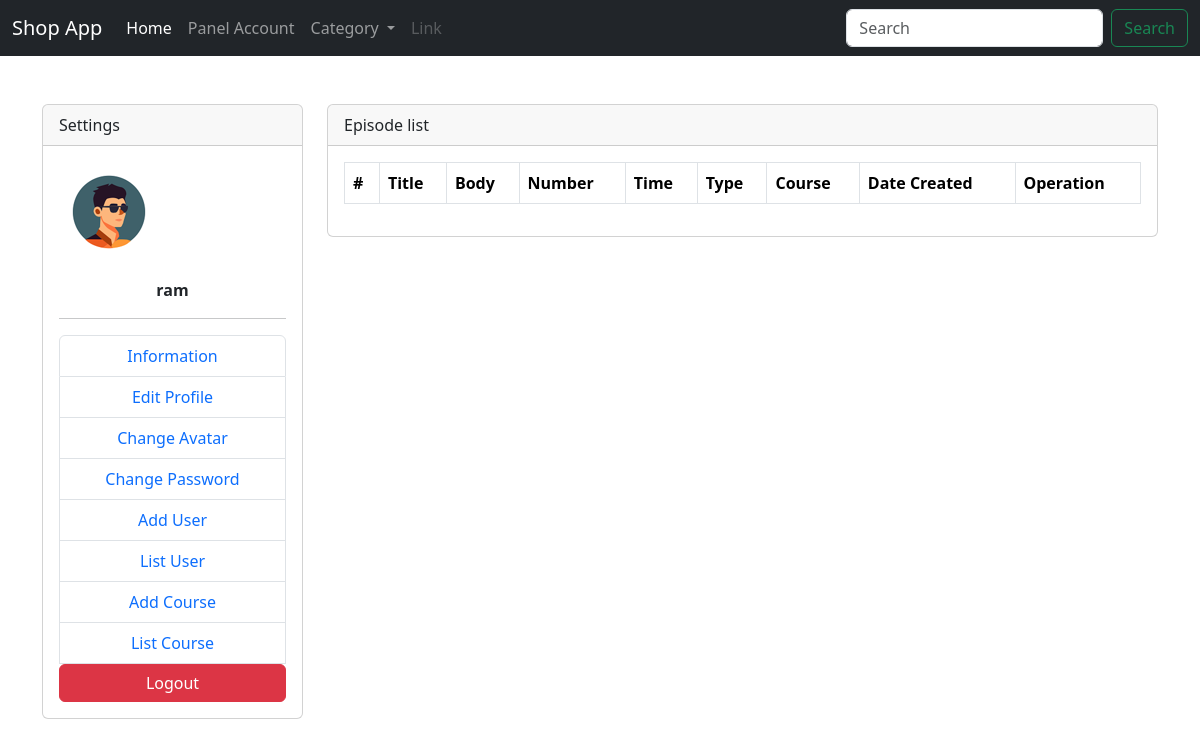
Before: /admin/episode (signed in) with the older database file.
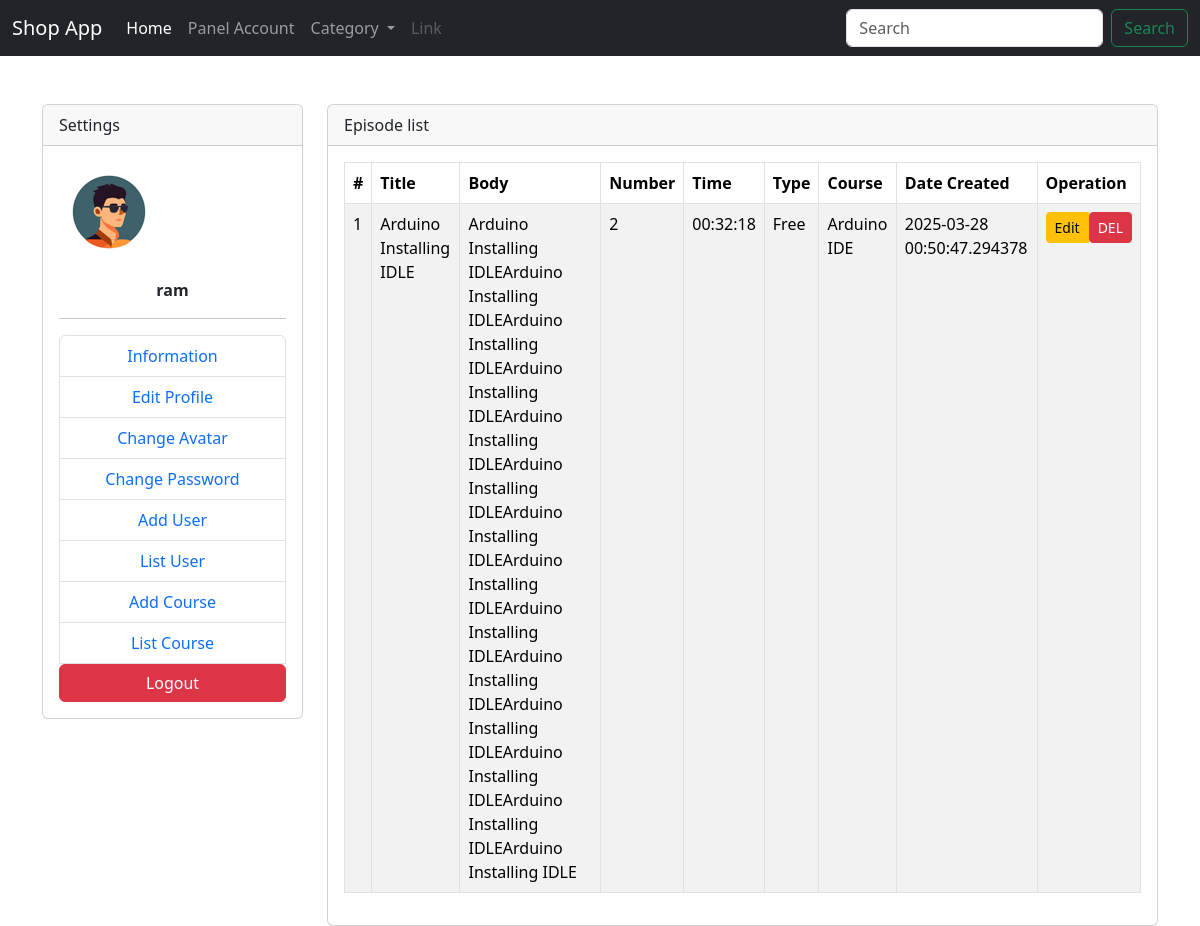
After: the same page with the newer database file.
### models.py (models this page shows, shortened)
class Episode(db.Model):
    __tablename__ = 'episode'  # اصلاح تایپو
    id = Column(Integer, primary_key=True)
    course_id = Column(Integer, ForeignKey('courses.id'), nullable=False)
    title = Column(String, nullable=False, default="بدون عنوان")
    type = Column(String, nullable=False, default="نامشخص")
    time = Column(String, nullable=False, default="00:00")
    videoUrl = Column(String)
    body = Column(Text)
    number = Column(Integer, nullable=False, default=0)
    viewCount = Column(Integer, default=0)
    date_created = Column(DateTime, default=datetime.now)
    date_updated = Column(DateTime, default=datetime.now, onupdate=datetime.now)
    def getCourse(self):
        course = Course.query.filter_by(id=self.course_id).first()
        if not course:
            raise ValueError(f"No course found with id {self.course_id} for episode {self.id}")
        return course

class Course(db.Model):
  __tablename__='courses'
  id=Column(Integer,primary_key=True)
  title=Column(String)
  slug=Column(String)
  price=Column(String,default=0)
  content=Column(Text)
  image=Column(String,default='/uploads/avatar.png')
  CommentCount=Column(Integer,default=0)
  students=Column(String, nullable=False, default="")
  category_id=Column(Integer,ForeignKey('categories.id'))
  ViewCount=Column(Integer,default=0)
  time=Column(String,default='00:00:00')
  user_id=Column(Integer,ForeignKey('user.id'))
  date_created=db.Column(db.DateTime, default=datetime.now)
  updated_post=Column(db.DateTime,default=datetime.now,onupdate=datetime.now)

### controller/admin.py (the view)
    def GetEpisode(self):
        if request.method == 'POST':
            courseId = request.form.get('courseid')
            Episode.query.filter_by(id=request.args.get('id')).delete()
            db.session.commit()
            self.UpdateCourseTime(courseId)
            return redirect(url_for('admin.GetEpisode'))
        episodes = Episode.query.all()
        return render_template('/admin/EpisodeList.html', episodes=episodes)

### extensions.py (called while the page is built)
@loginmanager.user_loader
def user_loader(user_id):
    from models import User
    return User.query.get(user_id)

### templates/admin/EpisodeList.html (shortened to what this page needs)
{% extends "./Layout/base.html" %}
{% block content %}
<div class="container mt-5">
    <div class="row justify-content-center">
        {% if current_user.admin %}
            {% include "./Layout/AdminMenu.html" %}
        {% endif %}
        <div class="col-9">
            <div class="card">
                <div class="card-header">Episode list</div>
                <div class="card-body">
                    <table class="table table-bordered table-striped">
                        <thead>
                            <tr>
                                <th scope="col">#</th>
                                <th scope="col">Title</th>
                                <th scope="col">Body</th>
                                <th scope="col">Number</th>
                                <th scope="col">Time</th>
                                <th scope="col">Type</th>
                                <th scope="col">Course</th>
                                <th scope="col">Date Created</th>
                                {% if current_user.admin %}
                                    <th scope="col">Operation</th>
                                {% endif %}
                            </tr>
                        </thead>
                        <tbody>
                            {% for episode in episodes %}
                                <tr>
                                    <td>{{ loop.index }}</td>
                                    <td>{{ episode.title }}</td>
                                    <td>{{ episode.body }}</td>
                                    <td>{{ episode.number }}</td>
                                    <td>{{ episode.time }}</td>
                                    <td>{{ episode.type }}</td>
                                    <td>{{ episode.getCourse().title }}</td>
                                    <td>{{ episode.date_created }}</td>
                                    {% if current_user.admin %}
                                        <td>
                                            <div class="btn-group" role="group">
                                                <a href="{{ url_for('admin.EditEpisode') }}?id={{ episode.id }}" class="btn btn-warning btn-sm">Edit</a>
                                                <form action="{{ url_for('admin.GetEpisode') }}?id={{ episode.id }}" method="POST" style="display: inline;">
                                                    <button type="submit" class="btn btn-danger btn-sm" onclick="return confirm('Delete Episode')">DEL</button>
                                                </form>
                                            </div>
                                        </td>
                                    {% endif %}
                                </tr>
                            {% endfor %}
                        </tbody>
                    </table>
                </div>
            </div>
        </div>
    </div>
</div>
{% endblock %}

Changed rows visible on the page:
added Episode: title "Arduino Installing IDLE", body "Arduino Installing IDLEArduino Installing IDLEArduino Installing IDLEArduino Installing IDLEArduino Installing IDLEArduino Installing IDLEArduino Installing IDLEArduino Installing IDLEArduino Installing IDLEArduino Installing IDLEArduino Installing IDLEArduino Installing IDLEArduino Installing IDLEArduino Installing IDLE", number "2", time "00:32:18", type "Free", getCourse "Arduino IDE", date_created "2025-03-28 00:50:47.294378"
